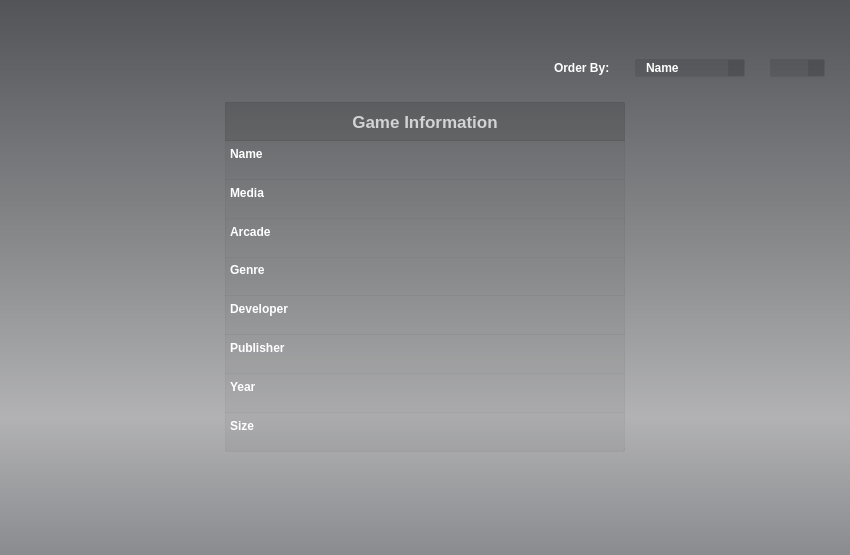
<?xml version="1.0" encoding="UTF-8"?>
<ui version="4.0">
 <class>GameSelector</class>
 <widget class="QWidget" name="GameSelector">
  <property name="geometry">
   <rect>
    <x>0</x>
    <y>0</y>
    <width>850</width>
    <height>555</height>
   </rect>
  </property>
  <property name="windowTitle">
   <string>GameSelector</string>
  </property>
  <property name="styleSheet">
   <string notr="true">#GameSelector { background-color: qlineargradient(x1: 0, y1: 0, x2: 0, y2: 1, stop: 0 #525458, stop: 0.5 #909193, stop: 0.75 #b2b2b4, stop: 1.0 #8a8b8f); }</string>
  </property>
  <layout class="QVBoxLayout" name="verticalLayout">
   <property name="spacing">
    <number>25</number>
   </property>
   <property name="leftMargin">
    <number>0</number>
   </property>
   <property name="topMargin">
    <number>20</number>
   </property>
   <property name="rightMargin">
    <number>0</number>
   </property>
   <property name="bottomMargin">
    <number>0</number>
   </property>
   <item>
    <spacer name="topPressure">
     <property name="orientation">
      <enum>Qt::Vertical</enum>
     </property>
     <property name="sizeHint" stdset="0">
      <size>
       <width>0</width>
       <height>0</height>
      </size>
     </property>
    </spacer>
   </item>
   <item>
    <widget class="QWidget" name="orderWidget" native="true">
     <property name="styleSheet">
      <string notr="true">QComboBox {
    border-width: 1px;
    border-style: solid;
    border-top-color: rgba(0, 0, 0, 15);
    border-left-color: qlineargradient(x1: 0, y1: 0, x2: 1, y2: 1, stop: 0 rgba(0, 0, 0, 15), stop: 1 rgba(0, 0, 0, 10));
    border-bottom-color: rgba(0, 0, 0, 10);
    border-right-color: qlineargradient(x1: 0, y1: 0, x2: 1, y2: 1, stop: 0 rgba(0, 0, 0, 15), stop: 1 rgba(0, 0, 0, 10));
    background-color: rgba(0, 0, 0, 25);
    border-radius: 2px;
    margin-top: 0px;
    margin-bottom: 0px;
    padding-left: 10px;
    color: white;
}

QComboBox::drop-down {
    subcontrol-origin: padding;
    subcontrol-position: top right;
    width: 15px;
    background-color: rgba(0, 0, 0, 25);
    border-left: 1px solid rgba(0, 0, 0, 10);
    border-top-right-radius: 2px;
    border-bottom-right-radius: 2px;
}

QComboBox::down-arrow {
    image: url(:/DownIcon);
}

QComboBox::down-arrow:on {
    top: 1px;
    left: 1px;
}

QListView {
    background: #525457;
}</string>
     </property>
     <layout class="QHBoxLayout" name="horizontalLayout">
      <property name="spacing">
       <number>25</number>
      </property>
      <property name="leftMargin">
       <number>0</number>
      </property>
      <property name="topMargin">
       <number>0</number>
      </property>
      <property name="rightMargin">
       <number>25</number>
      </property>
      <property name="bottomMargin">
       <number>0</number>
      </property>
      <item>
       <spacer name="orderExpanding">
        <property name="orientation">
         <enum>Qt::Horizontal</enum>
        </property>
        <property name="sizeHint" stdset="0">
         <size>
          <width>0</width>
          <height>0</height>
         </size>
        </property>
       </spacer>
      </item>
      <item>
       <widget class="QLabel" name="orderByLabel">
        <property name="font">
         <font>
          <weight>75</weight>
          <bold>true</bold>
         </font>
        </property>
        <property name="styleSheet">
         <string notr="true">color: white;</string>
        </property>
        <property name="text">
         <string>Order By:</string>
        </property>
       </widget>
      </item>
      <item>
       <widget class="QComboBox" name="orderTypeCombo">
        <property name="font">
         <font>
          <weight>75</weight>
          <bold>true</bold>
         </font>
        </property>
        <property name="styleSheet">
         <string notr="true">QComboBox {
    min-width: 80px;
}
</string>
        </property>
        <item>
         <property name="text">
          <string>Name</string>
         </property>
        </item>
        <item>
         <property name="text">
          <string>Genre</string>
         </property>
        </item>
        <item>
         <property name="text">
          <string>Developer</string>
         </property>
        </item>
        <item>
         <property name="text">
          <string>Publisher</string>
         </property>
        </item>
        <item>
         <property name="text">
          <string>Year</string>
         </property>
        </item>
        <item>
         <property name="text">
          <string>Size</string>
         </property>
        </item>
       </widget>
      </item>
      <item>
       <widget class="QComboBox" name="orderSortCombo">
        <property name="styleSheet">
         <string notr="true">QComboBox {
    min-width: 25px;
}</string>
        </property>
        <property name="currentIndex">
         <number>0</number>
        </property>
        <item>
         <property name="text">
          <string/>
         </property>
         <property name="icon">
          <iconset resource="../rccs/GameSelector.qrc">
           <normaloff>:/UpArrow</normaloff>:/UpArrow</iconset>
         </property>
        </item>
        <item>
         <property name="text">
          <string/>
         </property>
         <property name="icon">
          <iconset resource="../rccs/GameSelector.qrc">
           <normaloff>:/DownArrow</normaloff>:/DownArrow</iconset>
         </property>
        </item>
       </widget>
      </item>
     </layout>
    </widget>
   </item>
   <item>
    <layout class="QHBoxLayout" name="navigationLayout">
     <property name="spacing">
      <number>50</number>
     </property>
     <property name="leftMargin">
      <number>25</number>
     </property>
     <property name="rightMargin">
      <number>25</number>
     </property>
     <item>
      <spacer name="leftExpander">
       <property name="orientation">
        <enum>Qt::Horizontal</enum>
       </property>
       <property name="sizeHint" stdset="0">
        <size>
         <width>0</width>
         <height>20</height>
        </size>
       </property>
      </spacer>
     </item>
     <item>
      <widget class="QWidget" name="leftButtonContainer" native="true">
       <property name="minimumSize">
        <size>
         <width>100</width>
         <height>100</height>
        </size>
       </property>
       <property name="maximumSize">
        <size>
         <width>100</width>
         <height>100</height>
        </size>
       </property>
       <layout class="QVBoxLayout" name="leftButtonLayout">
        <property name="spacing">
         <number>0</number>
        </property>
        <property name="leftMargin">
         <number>0</number>
        </property>
        <property name="topMargin">
         <number>0</number>
        </property>
        <property name="rightMargin">
         <number>0</number>
        </property>
        <property name="bottomMargin">
         <number>0</number>
        </property>
        <item>
         <widget class="NavButton" name="leftButton">
          <property name="enabled">
           <bool>false</bool>
          </property>
          <property name="sizePolicy">
           <sizepolicy hsizetype="Fixed" vsizetype="Fixed">
            <horstretch>0</horstretch>
            <verstretch>0</verstretch>
           </sizepolicy>
          </property>
          <property name="minimumSize">
           <size>
            <width>100</width>
            <height>100</height>
           </size>
          </property>
          <property name="maximumSize">
           <size>
            <width>100</width>
            <height>100</height>
           </size>
          </property>
          <property name="styleSheet">
           <string notr="true">* { border: none; outline: none; }</string>
          </property>
          <property name="icon">
           <iconset resource="../rccs/GameSelector.qrc">
            <normaloff>:/LeftArrow</normaloff>:/LeftArrow</iconset>
          </property>
          <property name="iconSize">
           <size>
            <width>100</width>
            <height>100</height>
           </size>
          </property>
          <property name="checked">
           <bool>false</bool>
          </property>
          <property name="autoRepeat">
           <bool>true</bool>
          </property>
          <property name="flat">
           <bool>true</bool>
          </property>
         </widget>
        </item>
       </layout>
      </widget>
     </item>
     <item>
      <widget class="QWidget" name="infoBackground" native="true">
       <property name="minimumSize">
        <size>
         <width>400</width>
         <height>350</height>
        </size>
       </property>
       <property name="styleSheet">
        <string notr="true">#infoBackground {
    border-width: 1px;
    border-style: solid;
    border-top-color: rgba(0, 0, 0, 15);
    border-left-color: qlineargradient(x1: 0, y1: 0, x2: 1, y2: 1, stop: 0 rgba(0, 0, 0, 15), stop: 1 rgba(0, 0, 0, 10));
    border-bottom-color: rgba(0, 0, 0, 10);
    border-right-color: qlineargradient(x1: 0, y1: 0, x2: 1, y2: 1, stop: 0 rgba(0, 0, 0, 15), stop: 1 rgba(0, 0, 0, 10));
    background-color: rgba(0, 0, 0, 10);
    border-radius: 2px;
}
* { color: white; }
</string>
       </property>
       <layout class="QVBoxLayout" name="infoBackgroundLayout">
        <property name="spacing">
         <number>0</number>
        </property>
        <property name="leftMargin">
         <number>0</number>
        </property>
        <property name="topMargin">
         <number>0</number>
        </property>
        <property name="rightMargin">
         <number>0</number>
        </property>
        <property name="bottomMargin">
         <number>0</number>
        </property>
        <item>
         <widget class="QWidget" name="title" native="true">
          <property name="font">
           <font>
            <pointsize>14</pointsize>
           </font>
          </property>
          <property name="styleSheet">
           <string notr="true">#title {
  background-color: rgba(0, 0, 0, 25);
  border-style: solid;
  border-bottom-width: 1px;
  border-bottom-color: rgba(0, 0, 0, 15);
}
</string>
          </property>
          <layout class="QVBoxLayout" name="titleLayout">
           <property name="spacing">
            <number>0</number>
           </property>
           <property name="leftMargin">
            <number>0</number>
           </property>
           <property name="topMargin">
            <number>5</number>
           </property>
           <property name="rightMargin">
            <number>0</number>
           </property>
           <property name="bottomMargin">
            <number>5</number>
           </property>
           <item>
            <widget class="QLabel" name="gameInfo">
             <property name="font">
              <font>
               <pointsize>13</pointsize>
               <weight>75</weight>
               <bold>true</bold>
              </font>
             </property>
             <property name="styleSheet">
              <string notr="true">color: lightGray;</string>
             </property>
             <property name="text">
              <string>Game Information</string>
             </property>
             <property name="alignment">
              <set>Qt::AlignCenter</set>
             </property>
            </widget>
           </item>
          </layout>
         </widget>
        </item>
        <item>
         <widget class="QWidget" name="nameDesc" native="true">
          <property name="styleSheet">
           <string notr="true">#nameDesc { border-bottom: 1px solid rgba(0, 0, 0, 10); }</string>
          </property>
          <layout class="QVBoxLayout" name="descLayout">
           <property name="spacing">
            <number>0</number>
           </property>
           <property name="leftMargin">
            <number>5</number>
           </property>
           <property name="topMargin">
            <number>5</number>
           </property>
           <property name="rightMargin">
            <number>5</number>
           </property>
           <property name="bottomMargin">
            <number>5</number>
           </property>
           <item>
            <widget class="QLabel" name="nameLabel">
             <property name="font">
              <font>
               <weight>75</weight>
               <bold>true</bold>
              </font>
             </property>
             <property name="text">
              <string>Name</string>
             </property>
            </widget>
           </item>
           <item>
            <widget class="QLabel" name="nameValue">
             <property name="indent">
              <number>20</number>
             </property>
            </widget>
           </item>
          </layout>
         </widget>
        </item>
        <item>
         <widget class="QWidget" name="mediaDesc" native="true">
          <property name="styleSheet">
           <string notr="true">#mediaDesc { border-bottom: 1px solid rgba(0, 0, 0, 10); }</string>
          </property>
          <layout class="QVBoxLayout" name="mediaLayout">
           <property name="spacing">
            <number>0</number>
           </property>
           <property name="leftMargin">
            <number>5</number>
           </property>
           <property name="topMargin">
            <number>5</number>
           </property>
           <property name="rightMargin">
            <number>5</number>
           </property>
           <property name="bottomMargin">
            <number>5</number>
           </property>
           <item>
            <widget class="QLabel" name="mediaLabel">
             <property name="font">
              <font>
               <weight>75</weight>
               <bold>true</bold>
              </font>
             </property>
             <property name="text">
              <string>Media</string>
             </property>
            </widget>
           </item>
           <item>
            <widget class="QLabel" name="mediaValue">
             <property name="indent">
              <number>20</number>
             </property>
            </widget>
           </item>
          </layout>
         </widget>
        </item>
        <item>
         <widget class="QWidget" name="arcadeDesc" native="true">
          <property name="styleSheet">
           <string notr="true">#arcadeDesc { border-bottom: 1px solid rgba(0, 0, 0, 10); }</string>
          </property>
          <layout class="QVBoxLayout" name="arcadeLayout">
           <property name="spacing">
            <number>0</number>
           </property>
           <property name="leftMargin">
            <number>5</number>
           </property>
           <property name="topMargin">
            <number>5</number>
           </property>
           <property name="rightMargin">
            <number>5</number>
           </property>
           <property name="bottomMargin">
            <number>5</number>
           </property>
           <item>
            <widget class="QLabel" name="arcadeLabel">
             <property name="font">
              <font>
               <weight>75</weight>
               <bold>true</bold>
              </font>
             </property>
             <property name="text">
              <string>Arcade</string>
             </property>
            </widget>
           </item>
           <item>
            <widget class="QLabel" name="arcadeValue">
             <property name="indent">
              <number>20</number>
             </property>
            </widget>
           </item>
          </layout>
         </widget>
        </item>
        <item>
         <widget class="QWidget" name="genreDesc" native="true">
          <property name="styleSheet">
           <string notr="true">#genreDesc { border-bottom: 1px solid rgba(0, 0, 0, 10); }</string>
          </property>
          <layout class="QVBoxLayout" name="genreLayout">
           <property name="spacing">
            <number>0</number>
           </property>
           <property name="leftMargin">
            <number>5</number>
           </property>
           <property name="topMargin">
            <number>5</number>
           </property>
           <property name="rightMargin">
            <number>5</number>
           </property>
           <property name="bottomMargin">
            <number>5</number>
           </property>
           <item>
            <widget class="QLabel" name="genreLabel">
             <property name="font">
              <font>
               <weight>75</weight>
               <bold>true</bold>
              </font>
             </property>
             <property name="text">
              <string>Genre</string>
             </property>
            </widget>
           </item>
           <item>
            <widget class="QLabel" name="genreValue">
             <property name="indent">
              <number>20</number>
             </property>
            </widget>
           </item>
          </layout>
         </widget>
        </item>
        <item>
         <widget class="QWidget" name="developerDesc" native="true">
          <property name="styleSheet">
           <string notr="true">#developerDesc { border-bottom: 1px solid rgba(0, 0, 0, 10); }</string>
          </property>
          <layout class="QVBoxLayout" name="developerLayout">
           <property name="spacing">
            <number>0</number>
           </property>
           <property name="leftMargin">
            <number>5</number>
           </property>
           <property name="topMargin">
            <number>5</number>
           </property>
           <property name="rightMargin">
            <number>5</number>
           </property>
           <property name="bottomMargin">
            <number>5</number>
           </property>
           <item>
            <widget class="QLabel" name="developerLabel">
             <property name="font">
              <font>
               <weight>75</weight>
               <bold>true</bold>
              </font>
             </property>
             <property name="text">
              <string>Developer</string>
             </property>
            </widget>
           </item>
           <item>
            <widget class="QLabel" name="developerValue">
             <property name="indent">
              <number>20</number>
             </property>
            </widget>
           </item>
          </layout>
         </widget>
        </item>
        <item>
         <widget class="QWidget" name="publisherDesc" native="true">
          <property name="styleSheet">
           <string notr="true">#publisherDesc { border-bottom: 1px solid rgba(0, 0, 0, 10); }</string>
          </property>
          <layout class="QVBoxLayout" name="publisherLayout">
           <property name="spacing">
            <number>0</number>
           </property>
           <property name="leftMargin">
            <number>5</number>
           </property>
           <property name="topMargin">
            <number>5</number>
           </property>
           <property name="rightMargin">
            <number>5</number>
           </property>
           <property name="bottomMargin">
            <number>5</number>
           </property>
           <item>
            <widget class="QLabel" name="publisherLabel">
             <property name="font">
              <font>
               <weight>75</weight>
               <bold>true</bold>
              </font>
             </property>
             <property name="text">
              <string>Publisher</string>
             </property>
            </widget>
           </item>
           <item>
            <widget class="QLabel" name="publisherValue">
             <property name="indent">
              <number>20</number>
             </property>
            </widget>
           </item>
          </layout>
         </widget>
        </item>
        <item>
         <widget class="QWidget" name="yearDesc" native="true">
          <property name="styleSheet">
           <string notr="true">#yearDesc { border-bottom: 1px solid rgba(0, 0, 0, 10); }</string>
          </property>
          <layout class="QVBoxLayout" name="yearLayout">
           <property name="spacing">
            <number>0</number>
           </property>
           <property name="leftMargin">
            <number>5</number>
           </property>
           <property name="topMargin">
            <number>5</number>
           </property>
           <property name="rightMargin">
            <number>5</number>
           </property>
           <property name="bottomMargin">
            <number>5</number>
           </property>
           <item>
            <widget class="QLabel" name="yearLabel">
             <property name="font">
              <font>
               <weight>75</weight>
               <bold>true</bold>
              </font>
             </property>
             <property name="text">
              <string>Year</string>
             </property>
            </widget>
           </item>
           <item>
            <widget class="QLabel" name="yearValue">
             <property name="indent">
              <number>20</number>
             </property>
            </widget>
           </item>
          </layout>
         </widget>
        </item>
        <item>
         <widget class="QWidget" name="sizeDesc" native="true">
          <layout class="QVBoxLayout" name="sizeLayout">
           <property name="spacing">
            <number>0</number>
           </property>
           <property name="leftMargin">
            <number>5</number>
           </property>
           <property name="topMargin">
            <number>5</number>
           </property>
           <property name="rightMargin">
            <number>5</number>
           </property>
           <property name="bottomMargin">
            <number>5</number>
           </property>
           <item>
            <widget class="QLabel" name="sizeLabel">
             <property name="font">
              <font>
               <weight>75</weight>
               <bold>true</bold>
              </font>
             </property>
             <property name="text">
              <string>Size</string>
             </property>
            </widget>
           </item>
           <item>
            <widget class="QLabel" name="sizeValue">
             <property name="indent">
              <number>20</number>
             </property>
            </widget>
           </item>
          </layout>
         </widget>
        </item>
       </layout>
      </widget>
     </item>
     <item>
      <widget class="QWidget" name="rightButtonContainer" native="true">
       <property name="sizePolicy">
        <sizepolicy hsizetype="Fixed" vsizetype="Fixed">
         <horstretch>0</horstretch>
         <verstretch>0</verstretch>
        </sizepolicy>
       </property>
       <property name="minimumSize">
        <size>
         <width>100</width>
         <height>100</height>
        </size>
       </property>
       <property name="maximumSize">
        <size>
         <width>100</width>
         <height>100</height>
        </size>
       </property>
       <layout class="QVBoxLayout" name="rightButtonLayout">
        <property name="spacing">
         <number>0</number>
        </property>
        <property name="leftMargin">
         <number>0</number>
        </property>
        <property name="topMargin">
         <number>0</number>
        </property>
        <property name="rightMargin">
         <number>0</number>
        </property>
        <property name="bottomMargin">
         <number>0</number>
        </property>
        <item>
         <widget class="NavButton" name="rightButton">
          <property name="enabled">
           <bool>false</bool>
          </property>
          <property name="sizePolicy">
           <sizepolicy hsizetype="Fixed" vsizetype="Fixed">
            <horstretch>0</horstretch>
            <verstretch>0</verstretch>
           </sizepolicy>
          </property>
          <property name="minimumSize">
           <size>
            <width>100</width>
            <height>100</height>
           </size>
          </property>
          <property name="maximumSize">
           <size>
            <width>100</width>
            <height>100</height>
           </size>
          </property>
          <property name="styleSheet">
           <string notr="true">* { border: none; outline: none; }</string>
          </property>
          <property name="icon">
           <iconset resource="../rccs/GameSelector.qrc">
            <normaloff>:/RightArrow</normaloff>:/RightArrow</iconset>
          </property>
          <property name="iconSize">
           <size>
            <width>100</width>
            <height>100</height>
           </size>
          </property>
          <property name="autoRepeat">
           <bool>true</bool>
          </property>
          <property name="flat">
           <bool>true</bool>
          </property>
         </widget>
        </item>
       </layout>
      </widget>
     </item>
     <item>
      <spacer name="rightExpander">
       <property name="orientation">
        <enum>Qt::Horizontal</enum>
       </property>
       <property name="sizeHint" stdset="0">
        <size>
         <width>0</width>
         <height>20</height>
        </size>
       </property>
      </spacer>
     </item>
    </layout>
   </item>
   <item>
    <widget class="GameScroller" name="games" native="true"/>
   </item>
   <item>
    <widget class="QLabel" name="gameIndex">
     <property name="font">
      <font>
       <weight>75</weight>
       <bold>true</bold>
      </font>
     </property>
     <property name="styleSheet">
      <string notr="true">color: white;</string>
     </property>
     <property name="text">
      <string/>
     </property>
     <property name="alignment">
      <set>Qt::AlignCenter</set>
     </property>
    </widget>
   </item>
   <item>
    <spacer name="bottomPressure">
     <property name="orientation">
      <enum>Qt::Vertical</enum>
     </property>
     <property name="sizeHint" stdset="0">
      <size>
       <width>0</width>
       <height>0</height>
      </size>
     </property>
    </spacer>
   </item>
  </layout>
 </widget>
 <layoutdefault spacing="6" margin="11"/>
 <customwidgets>
  <customwidget>
   <class>GameScroller</class>
   <extends>QWidget</extends>
   <header location="global">GameSelector/widgets/GameScroller.h</header>
   <container>1</container>
   <slots>
    <slot>previousGame()</slot>
    <slot>nextGame()</slot>
   </slots>
  </customwidget>
  <customwidget>
   <class>NavButton</class>
   <extends>QPushButton</extends>
   <header location="global">GameSelector/widgets/NavButton.h</header>
  </customwidget>
 </customwidgets>
 <resources>
  <include location="../rccs/GameSelector.qrc"/>
 </resources>
 <connections>
  <connection>
   <sender>leftButton</sender>
   <signal>clicked()</signal>
   <receiver>games</receiver>
   <slot>previousGame()</slot>
   <hints>
    <hint type="sourcelabel">
     <x>282</x>
     <y>116</y>
    </hint>
    <hint type="destinationlabel">
     <x>202</x>
     <y>212</y>
    </hint>
   </hints>
  </connection>
  <connection>
   <sender>rightButton</sender>
   <signal>clicked()</signal>
   <receiver>games</receiver>
   <slot>nextGame()</slot>
   <hints>
    <hint type="sourcelabel">
     <x>393</x>
     <y>97</y>
    </hint>
    <hint type="destinationlabel">
     <x>520</x>
     <y>221</y>
    </hint>
   </hints>
  </connection>
 </connections>
 <slots>
  <slot>updateGameInfo(Game*)</slot>
  <slot>updateGameIndex(int)</slot>
 </slots>
</ui>
